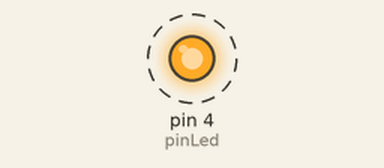
A program run on a simulated MicroPython board. Parts: output pins drawn as LEDs (lit = HIGH). Dashed ring = blinking.

Above: at 0.5 s.
Timing chart, 0 to 4.6 s (numbered marks = the images above):
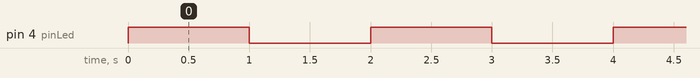

Measured:
- by itself, pin 4 (pinLed): alternates HIGH for 1.0 s and LOW for 1.0 s

The program:

PuertoSerialContador.py
```python
from machine import Pin, UART
import utime

pinLed = Pin(4, Pin.OUT)
miPuertoSerial = UART(0, baudrate = 9600, tx = Pin(0), rx = Pin(1))
miPuertoSerial.write('Contador \r\n')

intContador = 0
strContador = []

while True:
    intContador += 1
    strContador = str(intContador)
    miPuertoSerial.write(strContador + '\r\n')
    pinLed.toggle()
    utime.sleep_ms(1000)
```
